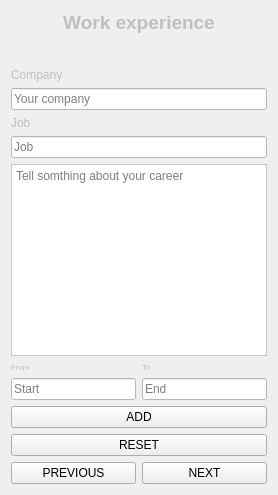
                <widget class="QWidget" name="page_26">
                 <layout class="QVBoxLayout" name="verticalLayout_40">
                  <item>
                   <layout class="QVBoxLayout" name="verticalLayout_39">
                    <item>
                     <widget class="QLabel" name="label_6">
                      <property name="font">
                       <font>
                        <pointsize>14</pointsize>
                        <weight>75</weight>
                        <bold>true</bold>
                       </font>
                      </property>
                      <property name="styleSheet">
                       <string notr="true">color: rgb(191, 191, 191);</string>
                      </property>
                      <property name="text">
                       <string>Work experience</string>
                      </property>
                      <property name="alignment">
                       <set>Qt::AlignCenter</set>
                      </property>
                     </widget>
                    </item>
                    <item>
                     <widget class="QLabel" name="label_169">
                      <property name="font">
                       <font>
                        <pointsize>14</pointsize>
                       </font>
                      </property>
                      <property name="text">
                       <string/>
                      </property>
                      <property name="pixmap">
                       <pixmap resource="f1.qrc">:/newPrefix/Pic/experience.jpg</pixmap>
                      </property>
                      <property name="scaledContents">
                       <bool>true</bool>
                      </property>
                      <property name="alignment">
                       <set>Qt::AlignCenter</set>
                      </property>
                     </widget>
                    </item>
                    <item>
                     <widget class="QLabel" name="label_9">
                      <property name="styleSheet">
                       <string notr="true">color: rgb(191, 191, 191);
</string>
                      </property>
                      <property name="text">
                       <string>Company</string>
                      </property>
                     </widget>
                    </item>
                    <item>
                     <widget class="QLineEdit" name="company_line_edit_f1_6">
                      <property name="styleSheet">
                       <string notr="true">background-color: rgb(255, 255, 255);</string>
                      </property>
                      <property name="placeholderText">
                       <string>Your company</string>
                      </property>
                     </widget>
                    </item>
                    <item>
                     <widget class="QLabel" name="title_edit_f1_6">
                      <property name="styleSheet">
                       <string notr="true">color: rgb(191, 191, 191);
</string>
                      </property>
                      <property name="text">
                       <string>Job</string>
                      </property>
                     </widget>
                    </item>
                    <item>
                     <widget class="QLineEdit" name="title_line_edit_f1_6">
                      <property name="styleSheet">
                       <string notr="true">background-color: rgb(255, 255, 255);</string>
                      </property>
                      <property name="text">
                       <string/>
                      </property>
                      <property name="placeholderText">
                       <string>Job</string>
                      </property>
                     </widget>
                    </item>
                    <item>
                     <widget class="QPlainTextEdit" name="work_summary_text_edit_f1_5">
                      <property name="styleSheet">
                       <string notr="true">background-color: rgb(255, 255, 255);</string>
                      </property>
                      <property name="placeholderText">
                       <string>Tell somthing about your career</string>
                      </property>
                     </widget>
                    </item>
                    <item>
                     <layout class="QHBoxLayout" name="horizontalLayout_7">
                      <item>
                       <layout class="QVBoxLayout" name="verticalLayout_37">
                        <item>
                         <widget class="QLabel" name="label_168">
                          <property name="font">
                           <font>
                            <pointsize>6</pointsize>
                           </font>
                          </property>
                          <property name="styleSheet">
                           <string notr="true">color: rgb(191, 191, 191);
</string>
                          </property>
                          <property name="text">
                           <string>From</string>
                          </property>
                          <property name="alignment">
                           <set>Qt::AlignLeading|Qt::AlignLeft|Qt::AlignVCenter</set>
                          </property>
                         </widget>
                        </item>
                        <item>
                         <widget class="QLineEdit" name="from_w_date_edit_f1_5">
                          <property name="styleSheet">
                           <string notr="true">background-color: rgb(255, 255, 255);</string>
                          </property>
                          <property name="placeholderText">
                           <string>Start</string>
                          </property>
                         </widget>
                        </item>
                       </layout>
                      </item>
                      <item>
                       <layout class="QVBoxLayout" name="verticalLayout_38">
                        <item>
                         <widget class="QLabel" name="label_167">
                          <property name="font">
                           <font>
                            <pointsize>6</pointsize>
                           </font>
                          </property>
                          <property name="styleSheet">
                           <string notr="true">color: rgb(191, 191, 191);
</string>
                          </property>
                          <property name="text">
                           <string>To</string>
                          </property>
                          <property name="alignment">
                           <set>Qt::AlignLeading|Qt::AlignLeft|Qt::AlignVCenter</set>
                          </property>
                         </widget>
                        </item>
                        <item>
                         <widget class="QLineEdit" name="to_w_date_edit_f1_5">
                          <property name="styleSheet">
                           <string notr="true">background-color: rgb(255, 255, 255);</string>
                          </property>
                          <property name="placeholderText">
                           <string>End</string>
                          </property>
                         </widget>
                        </item>
                       </layout>
                      </item>
                     </layout>
                    </item>
                    <item>
                     <widget class="QPushButton" name="ADD_WORK_F1_6">
                      <property name="styleSheet">
                       <string notr="true">QPushButton {
	color: rgb(0, 0, 0);
	background-color: rgb(191, 191 191);
}
QPushButton:hover {
	color: rgb(255, 255, 255);
	background-color: rgb(0, 68, 100);
}</string>
                      </property>
                      <property name="text">
                       <string>ADD</string>
                      </property>
                     </widget>
                    </item>
                    <item>
                     <widget class="QPushButton" name="rw2">
                      <property name="styleSheet">
                       <string notr="true">QPushButton {
	color: rgb(0, 0, 0);
	background-color: rgb(191, 191 191);
}
QPushButton:hover {
	color: rgb(255, 255, 255);
	background-color: rgb(0, 68, 100);
}</string>
                      </property>
                      <property name="text">
                       <string>RESET</string>
                      </property>
                     </widget>
                    </item>
                    <item>
                     <layout class="QHBoxLayout" name="horizontalLayout_82">
                      <item>
                       <widget class="QPushButton" name="F6_PREVIOUS_6">
                        <property name="styleSheet">
                         <string notr="true">QPushButton {
	color: rgb(0, 0, 0);
	background-color: rgb(191, 191 191);
}
QPushButton:hover {
	color: rgb(255, 255, 255);
	background-color: rgb(0, 68, 100);
}</string>
                        </property>
                        <property name="text">
                         <string>PREVIOUS</string>
                        </property>
                       </widget>
                      </item>
                      <item>
                       <widget class="QPushButton" name="F6_NEXT_6">
                        <property name="styleSheet">
                         <string notr="true">QPushButton {
	color: rgb(0, 0, 0);
	background-color: rgb(191, 191 191);
}
QPushButton:hover {
	color: rgb(255, 255, 255);
	background-color: rgb(0, 68, 100);
}</string>
                        </property>
                        <property name="text">
                         <string>NEXT</string>
                        </property>
                       </widget>
                      </item>
                     </layout>
                    </item>
                   </layout>
                  </item>
                 </layout>
                </widget>
